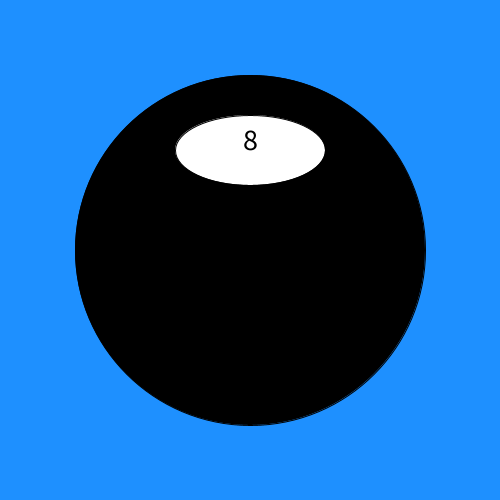
Frame 1 (no input)
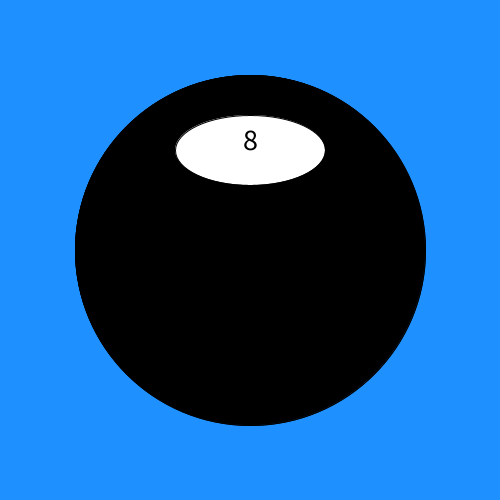
Frame 2 (the mouse pressed at the canvas centre, redrawn once)

The Processing sketch that drew these frames (run headless with seeded random() and noise(); the mouse was pressed at the canvas centre and the sketch redrawn once):

// Processing sketch: processing_79272
// ── processing_79272.pde

//Hayley G, CP1, 14-15

String answers [] = {
  "The odds are in your favor", "Things are looking up", "Absolutely", "Not in your wildest dreams", "Never", "Keep trying", "Someday", "Ask again later"
};
int num;
boolean mode = false;
void setup ()
{
  size (500,500);
  background(30,144,255);
  smooth();
  noLoop();
  textAlign(CENTER);
}

void draw ()
{
  num = int (random(8));
  stroke(0);
  fill(0);
  ellipse(250,250,350,350);
  if (mode == true)
  {
    fill(255);
    ellipse(250,250,250,250);
    fill(0);
    textSize(18);
    text(answers[num],250,250);
  }
  else if (mode == false)
  {
  fill(255);
  ellipse(250,150,150,70);
  fill(0);
  textSize(30);
  text("8",250,150);
  }
}

void mouseClicked()
{
  mode = ! mode;
}

void mouseReleased()
{
  redraw();
}
